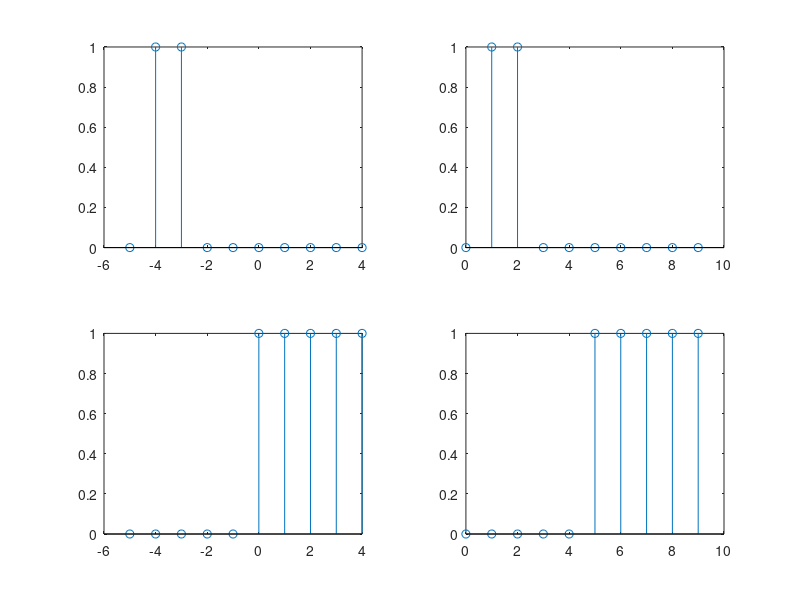

Recreate this plot in MATLAB.
size = 10; %create the size of the vector
n = 5; %create an arbitrary number n

row_vector_1 = zeros(1,size);
row_vector_1(2:3) = 1;

row_vector_2 = ones(1,size);
row_vector_2(1:n) = 0;

x1 = [-5:4];
x2 = [0:9];

subplot (2, 2, 1);
stem (x1, row_vector_1);
subplot (2, 2, 2);
stem (x2, row_vector_1);

subplot (2, 2, 3);
stem (x1, row_vector_2);
subplot (2, 2, 4);
stem (x2, row_vector_2);
